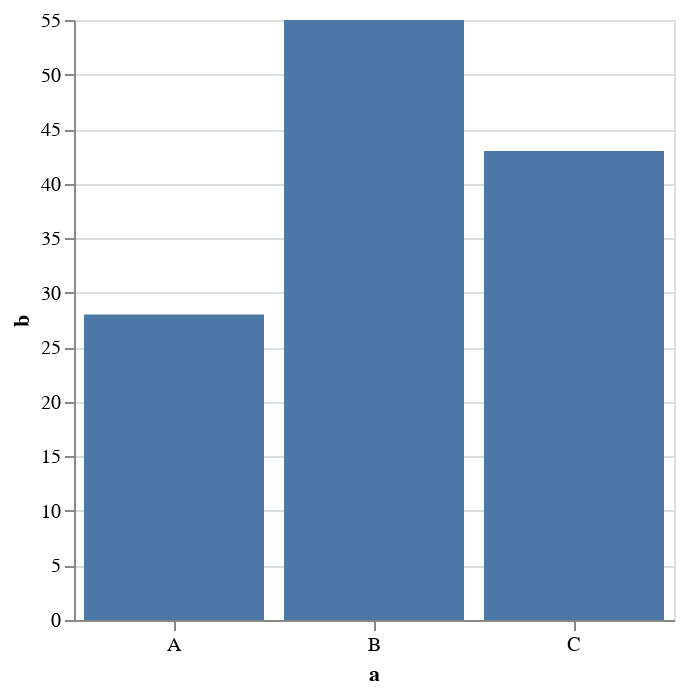

Write notebook code for a chart like this one.
### Markdown cell above
# The simplest example
Select the scala kernel from the kernel picker (you may need to install the [almond](https://almond.sh) kernel), and run the cell below.

### Code cell
private val spec = """{
    "$schema": "https://vega.github.io/schema/vega-lite/v5.json",
    "description": "A simple bar chart with embedded data.",
    "data": {
      "values": [
        {"a": "A", "b": 28}, {"a": "B", "b": 55}, {"a": "C", "b": 43}
      ]
    },
    "mark": "bar",
    "encoding": {
      "x": {"field": "a", "type": "nominal", "axis": {"labelAngle": 0}},
      "y": {"field": "b", "type": "quantitative"}
    },
    "width" : 300
}
"""
private val displayData = almond.interpreter.api.DisplayData().addStringifiedJson(
  "application/vnd.vega.v5+json", spec
)

kernel.publish.display(
  displayDataAdded
)

### Figure 1 — Vega specification as saved in the notebook (floating-point values rounded to 4 significant figures)
{"$schema": "https://vega.github.io/schema/vega-lite/v5.json", "data": {"values": [{"a": "A", "b": 28}, {"a": "B", "b": 55}, {"a": "C", "b": 43}]}, "description": "A simple bar chart with embedded data.", "encoding": {"x": {"axis": {"labelAngle": 0}, "field": "a", "type": "nominal"}, "y": {"field": "b", "type": "quantitative"}}, "mark": "bar", "width": 300}
